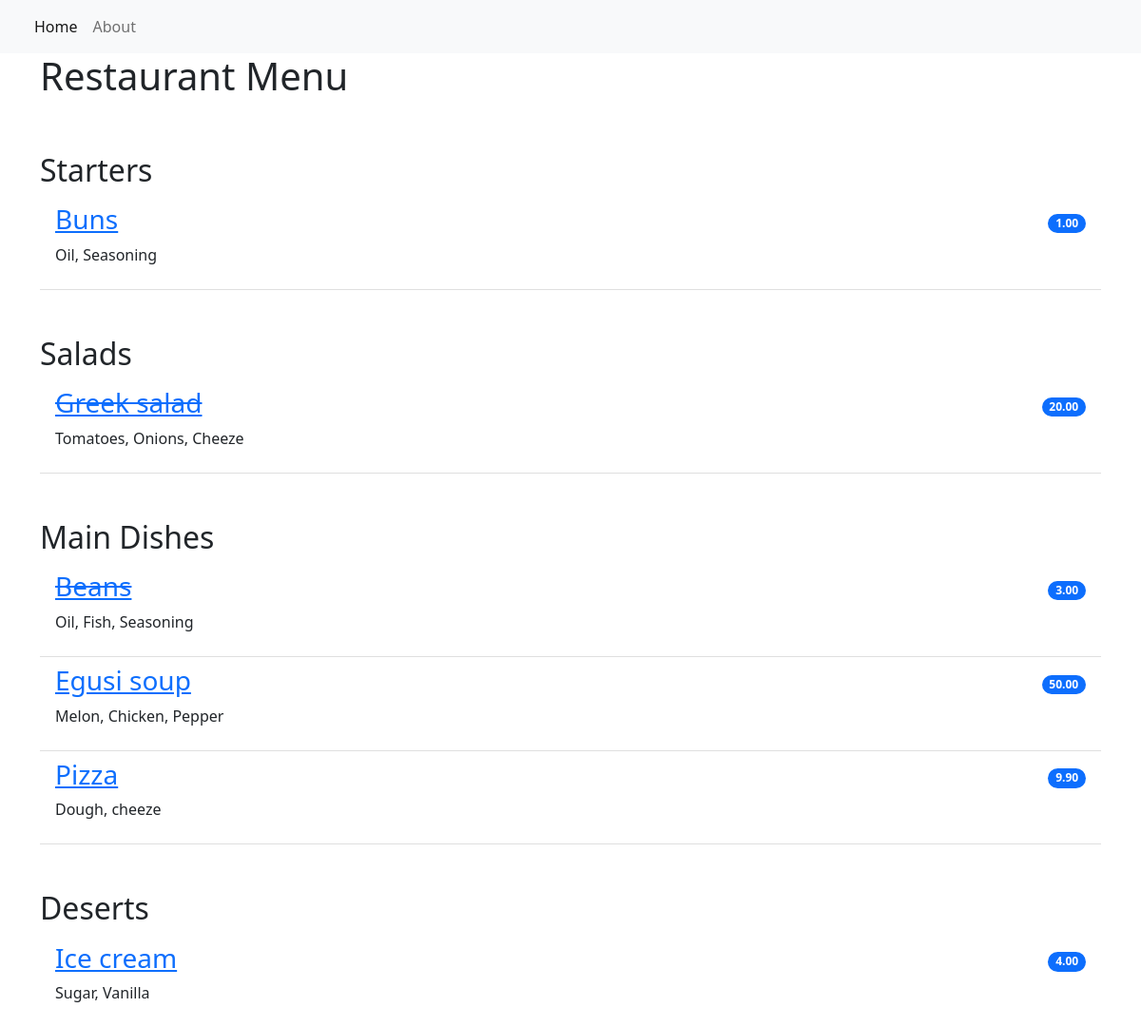
The page / on the database its author committed.
### restaurant_menu/models.py (models this page shows, shortened)
class Item(models.Model):
    meal = models.CharField(max_length=1000, unique=True)
    description = models.CharField(max_length=2000)
    price = models.DecimalField(max_digits=10, decimal_places=2)
    meal_type = models.CharField(max_length=200, choices=MEAL_TYPE)
    author = models.ForeignKey(User, on_delete=models.PROTECT)
    status = models.IntegerField(choices=STATUS, default=0)
    date_created = models.DateTimeField(auto_now_add=True)
    date_updated = models.DateTimeField(auto_now=True)

### restaurant_menu/views.py (the view)
# urls.py: path("", views.MenuList.as_view(), name='home'),
class MenuList(generic.ListView):
    queryset = Item.objects.order_by("-date_created")
    template_name = "index.html"
    def get_context_data(self, **kwargs):
        context = super().get_context_data(**kwargs)
        context["meals"] = MEAL_TYPE
        return context

### restaurant_menu/templates/index.html
{% extends 'base.html' %}
{% block content %}
<div class="container">
    <h1>Restaurant Menu</h1>
      <ul class="list-group list-group-flush">
          {% for meal in meals %}
              <h2 class="pt-5">{{ meal.1 }}</h2>
                  {% for m in item_list %}
                      {% if m.meal_type == meal.0 %}
                          {% if m.status == 0 %}
                          <li class="list-group-item d-flex justify-content-between align-items-center border-0 pb-0">
                              <a href="{% url 'menu_item' m.pk %}"><h3><del>{{ m.meal }}</del></h3></a>
                              <span class="badge bg-primary rounded-pill"> {{ m.price }}</span>
                          </li>
                          <li class="list-group-item pt-0">
                              <p>{{ m.description }}</p>
                          </li>
                          {% else %}
                          <li class="list-group-item d-flex justify-content-between align-items-center border-0 pb-0">
                              <a href="{% url 'menu_item' m.pk %}"><h3>{{ m.meal }}</h3></a>
                              <span class="badge bg-primary rounded-pill"> {{ m.price }}</span>
                          </li>
                          <li class="list-group-item pt-0">
                              <p>{{ m.description }}</p>
                          </li>
                          {% endif %}
                      {% endif %}
                  {% endfor %}
          {% endfor %}
      </ul>
</div>
{% endblock content %}

### restaurant_menu/templates/base.html (shortened to what this page needs)
<!DOCTYPE html>
<html lang="en">
    <head>
        <link href="https://cdn.jsdelivr.net/npm/bootstrap@5.2.0-beta1/dist/css/bootstrap.min.css" rel="stylesheet">
    </head>
    <body>
        <nav class="navbar navbar-expand-lg bg-light">
            <div class="container-fluid">
                <div class="collapse navbar-collapse" id="navbarNav">
                    <ul class="navbar-nav">
                         <li class="nav-item">
                            <a class="nav-link active" aria-current="page" href="{% url 'home' %}">Home</a>
                        </li>
                        <li class="nav-item">
                            <a class="nav-link" aria-current="page" href="{% url 'home' %}">About</a>
                        </li>
                    </ul>
                </div>
            </div>
        </nav>
        {% block content %}
        {% endblock content %}
    </body>
</html>

### rows shown on the page
Item: meal "Buns", price "1.00", description "Oil, Seasoning"
Item: meal "Greek salad", price "20.00", description "Tomatoes, Onions, Cheeze"
Item: meal "Beans", price "3.00", description "Oil, Fish, Seasoning"
Item: meal "Egusi soup", price "50.00", description "Melon, Chicken, Pepper"
Item: meal "Pizza", price "9.90", description "Dough, cheeze"
Item: meal "Ice cream", price "4.00", description "Sugar, Vanilla"

### other values the page prints
{{ meal.1 }} "Starters" "Salads" "Main Dishes" "Deserts"
